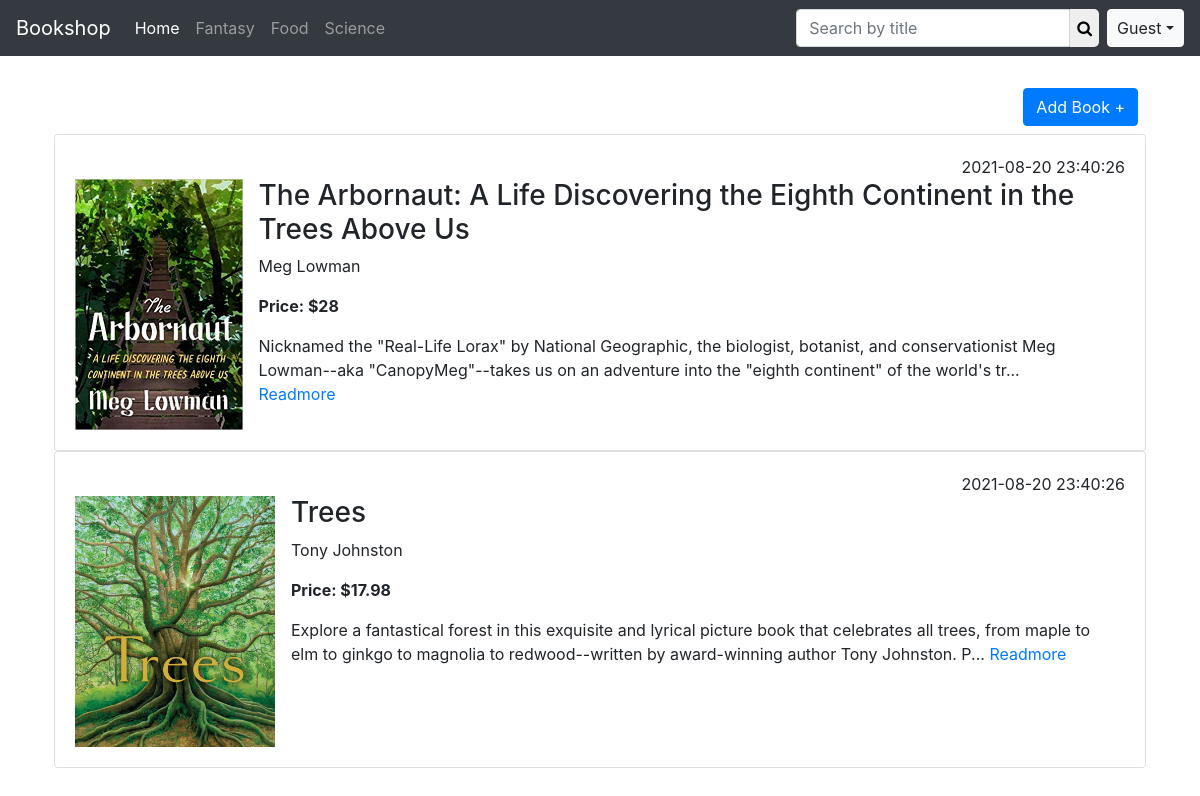
Screenshot of /?page=science with the database file from the repository.
### tables this page shows
CREATE TABLE `books` (
  `book_id` int(11) NOT NULL,
  `title` varchar(100) NOT NULL,
  `category` varchar(200) NOT NULL,
  `price` float NOT NULL,
  `date` datetime NOT NULL DEFAULT current_timestamp(),
  `publish_date` date NOT NULL,
  `image` varchar(200) NOT NULL,
  `language` varchar(50) NOT NULL,
  `author` varchar(50) NOT NULL,
  `description` text NOT NULL
);

### database.php (called while the page is built, shortened)
<?php
function db() {
    return new mysqli('localhost', 'root', '', 'bookshop');
}
function readMore($text, $number){
    return substr($text, 0, $number);
}
function searchByType($title){
    $name = $title;
    return db()->query("SELECT * FROM books WHERE category LIKE '%$name%'");
}
?>

### pages/science.php (the view, shortened to what this page needs)
<div class="container p-4">
        <div class="d-flex justify-content-end p-2">
            <a href="book_model/create_html.php" class="btn btn-primary">Add Book +</a>
        </div>
        <?php
            require_once('database.php');
            $books = "";
            if($_SERVER['REQUEST_METHOD'] =='POST'){
                $books = searchByTitle($_POST);
            }else {
                $books = searchByType($_GET['page']);
            }
            foreach ($books as $book):
                $description = readMore($book['description'],200);
        ?>
        <div class="card">
            <div class="card-body">
                <div class="d-flex justify-content-end">
                        <span><?= $book['date'] ?></span>
                </div>
               <div class="d-flex">
                    <div class="card-image mr-3">
                        <img class="img-fluid" width="200" src="uploads/<?= $book['image'] ?>" alt="">
                    </div>
                    <div class="info">
                        <h3 ><?= $book['title'] ?> </h3>
                        <p><?= $book['author'] ?></p>
                        <strong>Price: $<?= $book['price'] ?></strong>
                        <p class="mt-3" style="width:100vh"><?= $description ?>... <a href="?page=detail&id=<?= $book['book_id'] ?>" class="text-primary">Readmore</a></p>
                    </div>
               </div>
            </div>
        </div>
        <?php endforeach; ?>
    </div>

### rows the page displays
books: date "2021-08-20 23:40:26", image (picture), title "The Arbornaut: A Life Discovering the Eighth Continent in the Trees Above Us", author "Meg Lowman", price "28", description "Nicknamed the \"Real-Life Lorax\" by National Geographic, the biologist, botanist, and conservationist Meg Lowman--aka \"CanopyMeg\"--takes us on an adventure into the \"eighth continent\" of the world's tr"
books: date "2021-08-20 23:40:26", image (picture), title "Trees", author "Tony Johnston", price "17.98", description "Explore a fantastical forest in this exquisite and lyrical picture book that celebrates all trees, from maple to elm to ginkgo to magnolia to redwood--written by award-winning author Tony Johnston. P"
